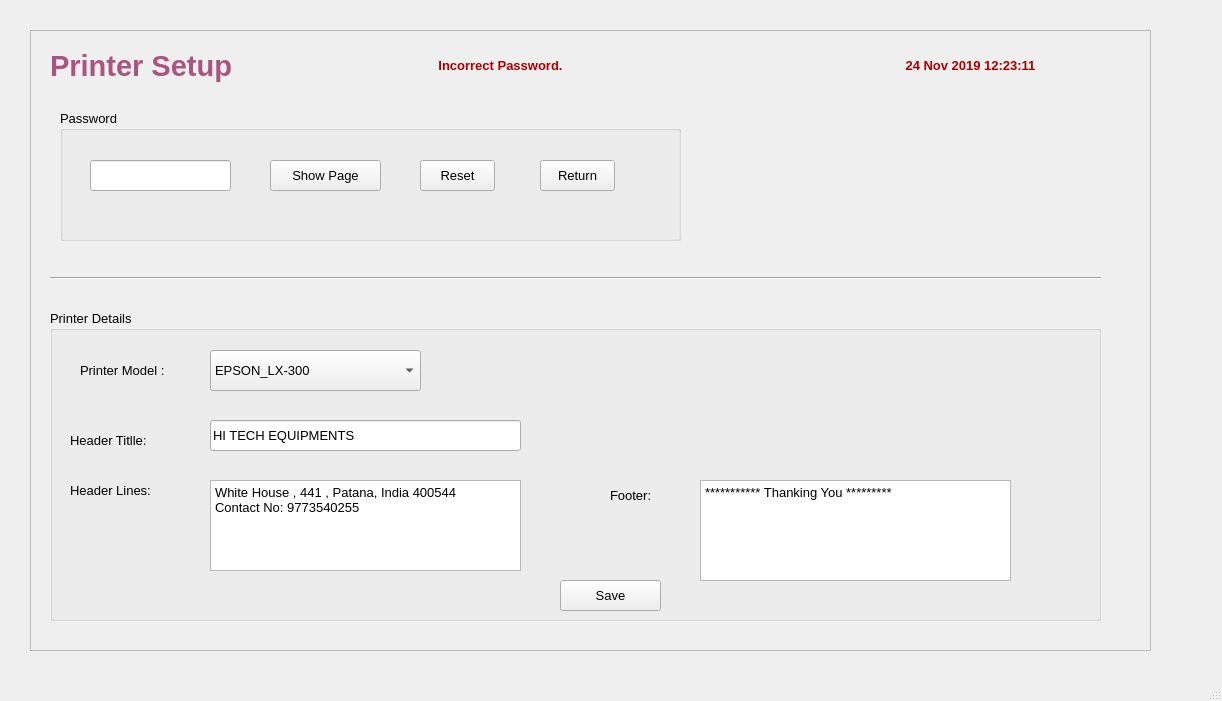
<?xml version="1.0" encoding="UTF-8"?>
<ui version="4.0">
 <class>MainWindow</class>
 <widget class="QMainWindow" name="MainWindow">
  <property name="geometry">
   <rect>
    <x>0</x>
    <y>0</y>
    <width>1222</width>
    <height>701</height>
   </rect>
  </property>
  <property name="baseSize">
   <size>
    <width>0</width>
    <height>0</height>
   </size>
  </property>
  <property name="windowTitle">
   <string>MainWindow</string>
  </property>
  <widget class="QWidget" name="centralwidget">
   <widget class="QFrame" name="frame">
    <property name="geometry">
     <rect>
      <x>30</x>
      <y>30</y>
      <width>1121</width>
      <height>621</height>
     </rect>
    </property>
    <property name="layoutDirection">
     <enum>Qt::LeftToRight</enum>
    </property>
    <property name="frameShape">
     <enum>QFrame::StyledPanel</enum>
    </property>
    <property name="frameShadow">
     <enum>QFrame::Raised</enum>
    </property>
    <widget class="QLabel" name="label_19">
     <property name="geometry">
      <rect>
       <x>20</x>
       <y>10</y>
       <width>221</width>
       <height>51</height>
      </rect>
     </property>
     <property name="font">
      <font>
       <family>MS Sans Serif</family>
       <pointsize>22</pointsize>
       <weight>75</weight>
       <bold>true</bold>
       <underline>false</underline>
      </font>
     </property>
     <property name="styleSheet">
      <string notr="true">color: rgb(170, 85, 127);</string>
     </property>
     <property name="text">
      <string>Printer Setup</string>
     </property>
     <property name="alignment">
      <set>Qt::AlignLeading|Qt::AlignLeft|Qt::AlignVCenter</set>
     </property>
    </widget>
    <widget class="QLabel" name="label_3">
     <property name="geometry">
      <rect>
       <x>360</x>
       <y>20</y>
       <width>221</width>
       <height>31</height>
      </rect>
     </property>
     <property name="font">
      <font>
       <family>MS Sans Serif</family>
       <pointsize>10</pointsize>
       <weight>75</weight>
       <bold>true</bold>
      </font>
     </property>
     <property name="styleSheet">
      <string notr="true">color: rgb(0, 0, 255);
color: rgb(170, 0, 0);</string>
     </property>
     <property name="text">
      <string>Incorrect Password.</string>
     </property>
     <property name="alignment">
      <set>Qt::AlignCenter</set>
     </property>
    </widget>
    <widget class="QGroupBox" name="groupBox">
     <property name="geometry">
      <rect>
       <x>30</x>
       <y>80</y>
       <width>621</width>
       <height>131</height>
      </rect>
     </property>
     <property name="font">
      <font>
       <family>MS Sans Serif</family>
       <pointsize>10</pointsize>
      </font>
     </property>
     <property name="title">
      <string>Password</string>
     </property>
     <widget class="QLineEdit" name="lineEdit">
      <property name="geometry">
       <rect>
        <x>30</x>
        <y>50</y>
        <width>141</width>
        <height>31</height>
       </rect>
      </property>
      <property name="text">
       <string/>
      </property>
      <property name="echoMode">
       <enum>QLineEdit::Password</enum>
      </property>
     </widget>
     <widget class="QPushButton" name="pushButton">
      <property name="geometry">
       <rect>
        <x>210</x>
        <y>50</y>
        <width>111</width>
        <height>31</height>
       </rect>
      </property>
      <property name="text">
       <string>Show Page</string>
      </property>
     </widget>
     <widget class="QPushButton" name="pushButton_2">
      <property name="geometry">
       <rect>
        <x>360</x>
        <y>50</y>
        <width>75</width>
        <height>31</height>
       </rect>
      </property>
      <property name="text">
       <string>Reset</string>
      </property>
     </widget>
     <widget class="QPushButton" name="pushButton_3">
      <property name="geometry">
       <rect>
        <x>480</x>
        <y>50</y>
        <width>75</width>
        <height>31</height>
       </rect>
      </property>
      <property name="text">
       <string>Return</string>
      </property>
     </widget>
    </widget>
    <widget class="QLabel" name="label_4">
     <property name="geometry">
      <rect>
       <x>830</x>
       <y>20</y>
       <width>221</width>
       <height>31</height>
      </rect>
     </property>
     <property name="font">
      <font>
       <family>MS Sans Serif</family>
       <pointsize>10</pointsize>
       <weight>75</weight>
       <bold>true</bold>
      </font>
     </property>
     <property name="styleSheet">
      <string notr="true">color: rgb(0, 0, 255);
color: rgb(170, 0, 0);</string>
     </property>
     <property name="text">
      <string>24 Nov 2019 12:23:11</string>
     </property>
     <property name="alignment">
      <set>Qt::AlignCenter</set>
     </property>
    </widget>
    <widget class="Line" name="line">
     <property name="geometry">
      <rect>
       <x>20</x>
       <y>240</y>
       <width>1051</width>
       <height>16</height>
      </rect>
     </property>
     <property name="orientation">
      <enum>Qt::Horizontal</enum>
     </property>
    </widget>
    <widget class="QGroupBox" name="groupBox_2">
     <property name="geometry">
      <rect>
       <x>20</x>
       <y>280</y>
       <width>1051</width>
       <height>311</height>
      </rect>
     </property>
     <property name="font">
      <font>
       <family>MS Sans Serif</family>
       <pointsize>10</pointsize>
      </font>
     </property>
     <property name="title">
      <string>Printer Details</string>
     </property>
     <widget class="QPushButton" name="pushButton_5">
      <property name="geometry">
       <rect>
        <x>510</x>
        <y>270</y>
        <width>101</width>
        <height>31</height>
       </rect>
      </property>
      <property name="font">
       <font>
        <family>MS Sans Serif</family>
        <pointsize>10</pointsize>
       </font>
      </property>
      <property name="text">
       <string>Save</string>
      </property>
     </widget>
     <widget class="QLabel" name="label_8">
      <property name="geometry">
       <rect>
        <x>30</x>
        <y>40</y>
        <width>121</width>
        <height>41</height>
       </rect>
      </property>
      <property name="text">
       <string>Printer Model :</string>
      </property>
     </widget>
     <widget class="QComboBox" name="comboBox">
      <property name="geometry">
       <rect>
        <x>160</x>
        <y>40</y>
        <width>211</width>
        <height>41</height>
       </rect>
      </property>
      <item>
       <property name="text">
        <string>EPSON_LX-300</string>
       </property>
      </item>
      <item>
       <property name="text">
        <string>TVS - DOT MX</string>
       </property>
      </item>
      <item>
       <property name="text">
        <string>HP -  2000 ZZ</string>
       </property>
      </item>
     </widget>
     <widget class="QLabel" name="label_9">
      <property name="geometry">
       <rect>
        <x>20</x>
        <y>110</y>
        <width>121</width>
        <height>41</height>
       </rect>
      </property>
      <property name="text">
       <string>Header Titlle:</string>
      </property>
     </widget>
     <widget class="QLineEdit" name="lineEdit_2">
      <property name="geometry">
       <rect>
        <x>160</x>
        <y>110</y>
        <width>311</width>
        <height>31</height>
       </rect>
      </property>
      <property name="text">
       <string>HI TECH EQUIPMENTS</string>
      </property>
     </widget>
     <widget class="QLabel" name="label_10">
      <property name="geometry">
       <rect>
        <x>20</x>
        <y>160</y>
        <width>101</width>
        <height>41</height>
       </rect>
      </property>
      <property name="text">
       <string>Header Lines:</string>
      </property>
     </widget>
     <widget class="QTextEdit" name="textEdit">
      <property name="geometry">
       <rect>
        <x>160</x>
        <y>170</y>
        <width>311</width>
        <height>91</height>
       </rect>
      </property>
      <property name="html">
       <string>&lt;!DOCTYPE HTML PUBLIC &quot;-//W3C//DTD HTML 4.0//EN&quot; &quot;http://www.w3.org/TR/REC-html40/strict.dtd&quot;&gt;
&lt;html&gt;&lt;head&gt;&lt;meta name=&quot;qrichtext&quot; content=&quot;1&quot; /&gt;&lt;style type=&quot;text/css&quot;&gt;
p, li { white-space: pre-wrap; }
&lt;/style&gt;&lt;/head&gt;&lt;body style=&quot; font-family:'MS Sans Serif'; font-size:10pt; font-weight:400; font-style:normal;&quot;&gt;
&lt;p style=&quot; margin-top:0px; margin-bottom:0px; margin-left:0px; margin-right:0px; -qt-block-indent:0; text-indent:0px;&quot;&gt;White House , 441 , Patana, India 400544&lt;/p&gt;
&lt;p style=&quot; margin-top:0px; margin-bottom:0px; margin-left:0px; margin-right:0px; -qt-block-indent:0; text-indent:0px;&quot;&gt;Contact No: 9773540255&lt;/p&gt;&lt;/body&gt;&lt;/html&gt;</string>
      </property>
     </widget>
     <widget class="QLabel" name="label_11">
      <property name="geometry">
       <rect>
        <x>560</x>
        <y>170</y>
        <width>71</width>
        <height>31</height>
       </rect>
      </property>
      <property name="text">
       <string>Footer:</string>
      </property>
     </widget>
     <widget class="QTextEdit" name="textEdit_2">
      <property name="geometry">
       <rect>
        <x>650</x>
        <y>170</y>
        <width>311</width>
        <height>101</height>
       </rect>
      </property>
      <property name="html">
       <string>&lt;!DOCTYPE HTML PUBLIC &quot;-//W3C//DTD HTML 4.0//EN&quot; &quot;http://www.w3.org/TR/REC-html40/strict.dtd&quot;&gt;
&lt;html&gt;&lt;head&gt;&lt;meta name=&quot;qrichtext&quot; content=&quot;1&quot; /&gt;&lt;style type=&quot;text/css&quot;&gt;
p, li { white-space: pre-wrap; }
&lt;/style&gt;&lt;/head&gt;&lt;body style=&quot; font-family:'MS Sans Serif'; font-size:10pt; font-weight:400; font-style:normal;&quot;&gt;
&lt;p style=&quot; margin-top:0px; margin-bottom:0px; margin-left:0px; margin-right:0px; -qt-block-indent:0; text-indent:0px;&quot;&gt;*********** Thanking You *********&lt;/p&gt;&lt;/body&gt;&lt;/html&gt;</string>
      </property>
     </widget>
    </widget>
   </widget>
  </widget>
  <widget class="QMenuBar" name="menubar">
   <property name="geometry">
    <rect>
     <x>0</x>
     <y>0</y>
     <width>1222</width>
     <height>21</height>
    </rect>
   </property>
  </widget>
  <widget class="QStatusBar" name="statusbar"/>
 </widget>
 <resources/>
 <connections/>
</ui>
